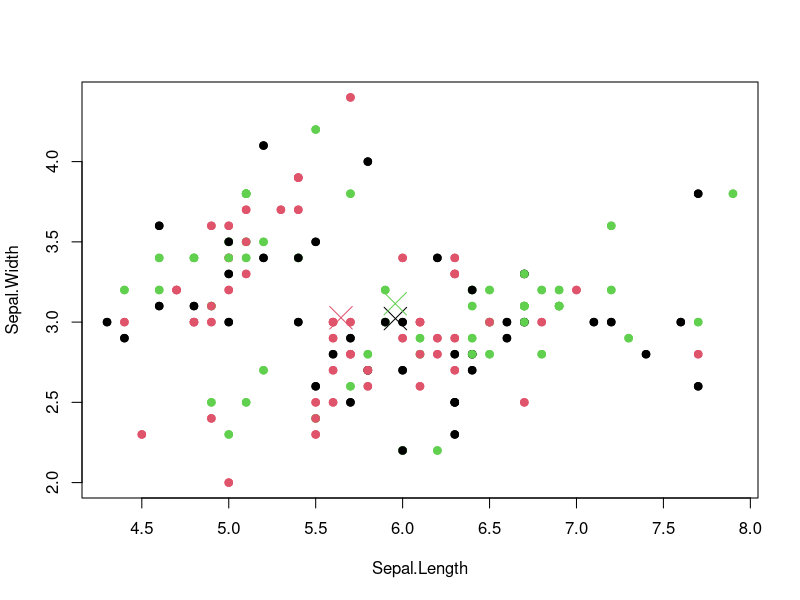

Recreate this plot in R.
hw_kmeans_ani <- function(x, k, colx, coly) {
  
  #Assign points to cluster at random
  cluster <- sample(1:k,nrow(x),replace = TRUE)
  x$cluster <- cluster
  splitx <- split(x, x$cluster)
  
  #(DEPRECATED) pick a point from each cluster to be the initial centroid
  #for (d in splitx){
    #centroids <- rbind(centroids,d[sample(nrow(d), 1),])
  #}
  
  #set initial centroids as means of clusters
  dimensions <- ncol(x)-1
  centroids <- x[0,]
  columnNames <- colnames(centroids)
  for (c in 1:k) {
    clusterCentroids <- c()
    for (d in 1:dimensions) {
      cluster <- data.frame(splitx[c])
      clusterCentroids <- append(clusterCentroids,mean(cluster[,d]))
    }
    clusterCentroids <- append(clusterCentroids,c)
    centroids <-rbind(centroids,clusterCentroids)
  }
  colnames(centroids) <- columnNames
  
  #plot intial clusters and centroids
  plot(x[c(colx,coly)],col=x$cluster)
  points(centroids[c(colx,coly)],col=centroids$cluster,pch=4, cex=3)
  
  convergence <- FALSE
  #loop through points
  for (r in 1:nrow(x)) {
    p <- x[r,]
    points(p[c(colx,coly)],col=p$cluster,pch=19, cex=1)
    Sys.sleep(0.1)
    
    #check which cluster to reassign to if any
    
      #calculate sum of Squares of current cluster without row
      
      #calculate sum of squares of other clusters with row
    
    #recalculate means
    
    #do centroids move? if not then convergence
    
    #move centroids
    
  }
  
  #TODO: Or Randomly Sample Points?
  #point <- x[0,]
  #point <- rbind(point,x[sample(nrow(x), 1),])
  #points(point[c(colx,coly)],col=point$cluster,pch=19, cex=1)
  
}


#iris
newiris <- iris
newiris$Species <- NULL
#newiris

first="Sepal.Length"
second="Sepal.Width"

hw_kmeans_ani(newiris,3, first, second)